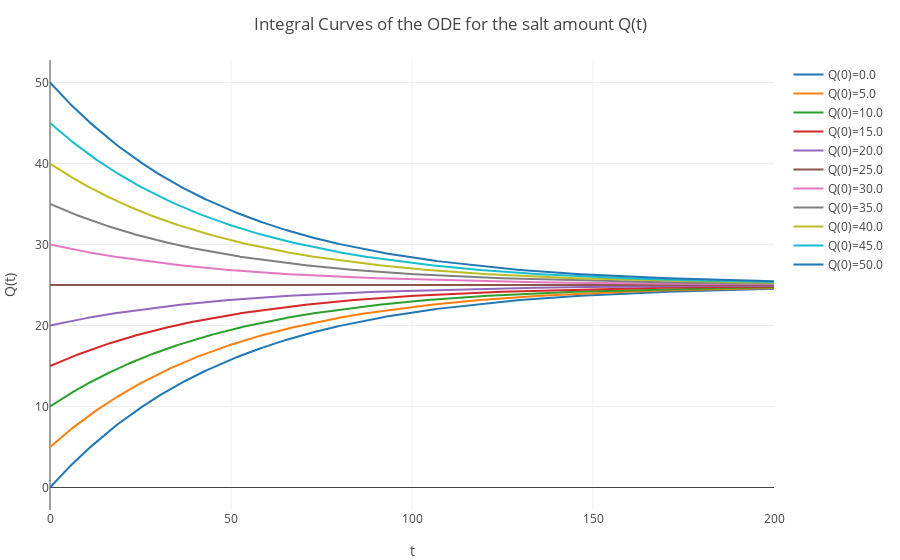

Here is the notebook cell this chart was saved with:
### Code cell
using PlotlyJS;
# # using Plots
# # plotly()
const timespan = 0:0.1:200.0;
const initialdata = 0.0:5:50;
const r = 2.0;
tracesODE1 = GenericTrace[];
for q0 in initialdata
  trace = scatter(x=timespan, y=25.0+(q0-25.0)*exp(-r*timespan/100), name = "Q(0)=$(q0)");
  push!(tracesODE1, trace);
end
plot(tracesODE1, Layout(title="Integral Curves of the ODE for the salt amount Q(t)", xaxis=attr(title="t"),yaxis=attr(title="Q(t)")))

### Figure 1 — Plotly figure (JSON) as saved in the notebook; plotly's stock layout.template omitted (floating-point values rounded to 4 significant figures; data arrays with more than 128 entries replaced by an {"elided": "..."} marker saying what was removed)
{"data": [{"y": {"elided": "2001 float values"}, "name": "Q(0)=0.0", "type": "scatter", "x": {"elided": "2001 float values"}}, {"y": {"elided": "2001 float values"}, "name": "Q(0)=5.0", "type": "scatter", "x": {"elided": "2001 float values"}}, {"y": {"elided": "2001 float values"}, "name": "Q(0)=10.0", "type": "scatter", "x": {"elided": "2001 float values"}}, {"y": {"elided": "2001 float values"}, "name": "Q(0)=15.0", "type": "scatter", "x": {"elided": "2001 float values"}}, {"y": {"elided": "2001 float values"}, "name": "Q(0)=20.0", "type": "scatter", "x": {"elided": "2001 float values"}}, {"y": {"elided": "2001 float values"}, "name": "Q(0)=25.0", "type": "scatter", "x": {"elided": "2001 float values"}}, {"y": {"elided": "2001 float values"}, "name": "Q(0)=30.0", "type": "scatter", "x": {"elided": "2001 float values"}}, {"y": {"elided": "2001 float values"}, "name": "Q(0)=35.0", "type": "scatter", "x": {"elided": "2001 float values"}}, {"y": {"elided": "2001 float values"}, "name": "Q(0)=40.0", "type": "scatter", "x": {"elided": "2001 float values"}}, {"y": {"elided": "2001 float values"}, "name": "Q(0)=45.0", "type": "scatter", "x": {"elided": "2001 float values"}}, {"y": {"elided": "2001 float values"}, "name": "Q(0)=50.0", "type": "scatter", "x": {"elided": "2001 float values"}}], "layout": {"yaxis": {"title": "Q(t)"}, "xaxis": {"title": "t"}, "title": "Integral Curves of the ODE for the salt amount Q(t)", "margin": {"r": 50, "l": 50, "b": 50, "t": 60}}}
